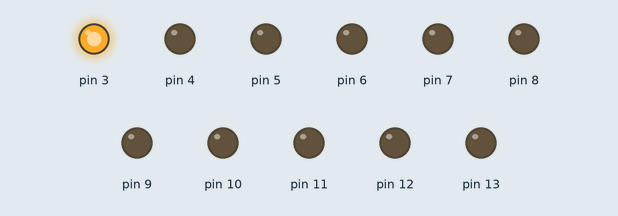
A sketch run on a simulated Arduino Uno, built with avr-gcc and run on an emulated ATmega328P. On the bench: output pins drawn as LEDs (lit = HIGH).

Above: at 0.2 s.
At 1.7 s:
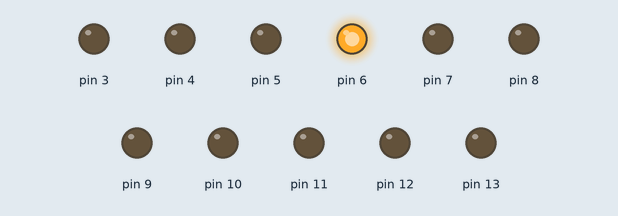
At 3.2 s:
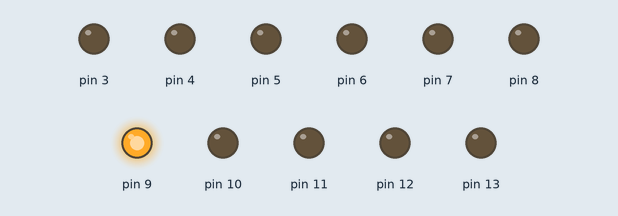
At 6.2 s:
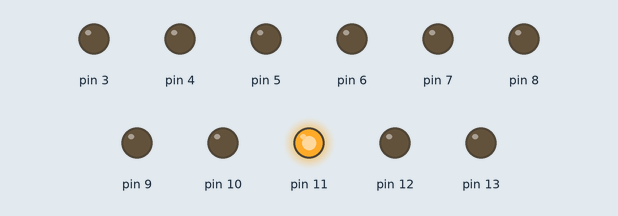
At 9.2 s:
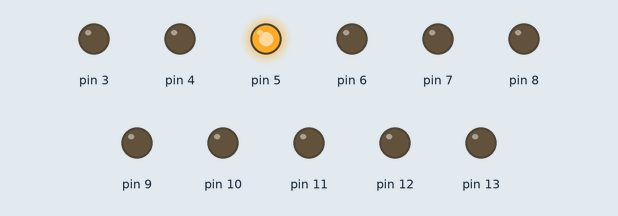
At 12.2 s:
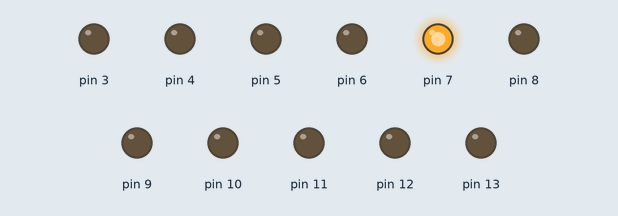
Timing chart, 0 to 13.0 s (numbered marks = the images above):
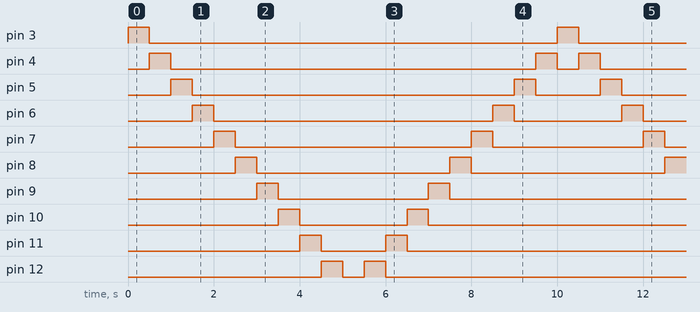

Measured:
- by itself, pin 3, pin 13: alternates HIGH for 0.50 s and LOW for 9.5 s
- by itself, pin 4: repeats every 10.0 s: LOW 8.5 s, HIGH 0.50 s, LOW 0.50 s, HIGH 0.50 s
- by itself, pin 5: repeats every 10.0 s: LOW 7.5 s, HIGH 0.50 s, LOW 1.5 s, HIGH 0.50 s
- by itself, pin 6: repeats every 10.0 s: LOW 6.5 s, HIGH 0.50 s, LOW 2.5 s, HIGH 0.50 s
- by itself, pin 7: repeats every 10.0 s: LOW 5.5 s, HIGH 0.50 s, LOW 3.5 s, HIGH 0.50 s
- by itself, pin 8: alternates HIGH for 0.50 s and LOW for 4.5 s
- by itself, pin 9: repeats every 10.0 s: LOW 3.5 s, HIGH 0.50 s, LOW 5.5 s, HIGH 0.50 s
- by itself, pin 10: repeats every 10.0 s: LOW 2.5 s, HIGH 0.50 s, LOW 6.5 s, HIGH 0.50 s

The sketch:

Codigo_Base.ino
```cpp
// Creado ChepeCarlos de ALSW
// Tutorial Completo en https://nocheprogramacion.com
// Canal Youtube https://youtube.com/alswnet?sub_confirmation=1

void setup() {
  pinMode(3, OUTPUT);
  pinMode(4, OUTPUT);
  pinMode(5, OUTPUT);
  pinMode(6, OUTPUT);
  pinMode(7, OUTPUT);
  pinMode(8, OUTPUT);
  pinMode(9, OUTPUT);
  pinMode(10, OUTPUT);
  pinMode(11, OUTPUT);
  pinMode(12, OUTPUT);
  pinMode(13, OUTPUT);
}

void loop() {
  digitalWrite(3, HIGH);
  digitalWrite(4, LOW);
  digitalWrite(5, LOW);
  digitalWrite(6, LOW);
  digitalWrite(7, LOW);
  digitalWrite(8, LOW);
  digitalWrite(9, LOW);
  digitalWrite(10, LOW);
  digitalWrite(11, LOW);
  digitalWrite(12, LOW);
  digitalWrite(13, LOW);
  delay(500);

  digitalWrite(3, LOW);
  digitalWrite(4, HIGH);
  digitalWrite(5, LOW);
  digitalWrite(6, LOW);
  digitalWrite(7, LOW);
  digitalWrite(8, LOW);
  digitalWrite(9, LOW);
  digitalWrite(10, LOW);
  digitalWrite(11, LOW);
  digitalWrite(12, LOW);
  digitalWrite(13, LOW);
  delay(500);

  digitalWrite(3, LOW);
  digitalWrite(4, LOW);
  digitalWrite(5, HIGH);
  digitalWrite(6, LOW);
  digitalWrite(7, LOW);
  digitalWrite(8, LOW);
  digitalWrite(9, LOW);
  digitalWrite(10, LOW);
  digitalWrite(11, LOW);
  digitalWrite(12, LOW);
  digitalWrite(13, LOW);
  delay(500);

  digitalWrite(3, LOW);
  digitalWrite(4, LOW);
  digitalWrite(5, LOW);
  digitalWrite(6, HIGH);
  digitalWrite(7, LOW);
  digitalWrite(8, LOW);
  digitalWrite(9, LOW);
  digitalWrite(10, LOW);
  digitalWrite(11, LOW);
  digitalWrite(12, LOW);
  digitalWrite(13, LOW);
  delay(500);

  digitalWrite(3, LOW);
  digitalWrite(4, LOW);
  digitalWrite(5, LOW);
  digitalWrite(6, LOW);
  digitalWrite(7, HIGH);
  digitalWrite(8, LOW);
  digitalWrite(9, LOW);
  digitalWrite(10, LOW);
  digitalWrite(11, LOW);
  digitalWrite(12, LOW);
  digitalWrite(13, LOW);
  delay(500);

  digitalWrite(3, LOW);
  digitalWrite(4, LOW);
  digitalWrite(5, LOW);
  digitalWrite(6, LOW);
  digitalWrite(7, LOW);
  digitalWrite(8, HIGH);
  digitalWrite(9, LOW);
  digitalWrite(10, LOW);
  digitalWrite(11, LOW);
  digitalWrite(12, LOW);
  digitalWrite(13, LOW);
  delay(500);

  digitalWrite(3, LOW);
  digitalWrite(4, LOW);
  digitalWrite(5, LOW);
  digitalWrite(6, LOW);
  digitalWrite(7, LOW);
  digitalWrite(8, LOW);
  digitalWrite(9, HIGH);
  digitalWrite(10, LOW);
  digitalWrite(11, LOW);
  digitalWrite(12, LOW);
  digitalWrite(13, LOW);
  delay(500);

  digitalWrite(3, LOW);
  digitalWrite(4, LOW);
  digitalWrite(5, LOW);
  digitalWrite(6, LOW);
  digitalWrite(7, LOW);
  digitalWrite(8, LOW);
  digitalWrite(9, LOW);
  digitalWrite(10, HIGH);
  digitalWrite(11, LOW);
  digitalWrite(12, LOW);
  digitalWrite(13, LOW);
  delay(500);

  digitalWrite(3, LOW);
  digitalWrite(4, LOW);
  digitalWrite(5, LOW);
  digitalWrite(6, LOW);
  digitalWrite(7, LOW);
  digitalWrite(8, LOW);
  digitalWrite(9, LOW);
  digitalWrite(10, LOW);
  digitalWrite(11, HIGH);
  digitalWrite(12, LOW);
  digitalWrite(13, LOW);
  delay(500);

  digitalWrite(3, LOW);
  digitalWrite(4, LOW);
  digitalWrite(5, LOW);
  digitalWrite(6, LOW);
  digitalWrite(7, LOW);
  digitalWrite(8, LOW);
  digitalWrite(9, LOW);
  digitalWrite(10, LOW);
  digitalWrite(11, LOW);
  digitalWrite(12, HIGH);
  digitalWrite(13, LOW);
  delay(500);

  digitalWrite(3, LOW);
  digitalWrite(4, LOW);
  digitalWrite(5, LOW);
  digitalWrite(6, LOW);
  digitalWrite(7, LOW);
  digitalWrite(8, LOW);
  digitalWrite(9, LOW);
  digitalWrite(10, LOW);
  digitalWrite(11, LOW);
  digitalWrite(12, LOW);
  digitalWrite(13, HIGH);
  delay(500);

  digitalWrite(3, LOW);
  digitalWrite(4, LOW);
  digitalWrite(5, LOW);
  digitalWrite(6, LOW);
  digitalWrite(7, LOW);
  digitalWrite(8, LOW);
  digitalWrite(9, LOW);
  digitalWrite(10, LOW);
  digitalWrite(11, LOW);
  digitalWrite(12, HIGH);
  digitalWrite(13, LOW);
  delay(500);

  digitalWrite(3, LOW);
  digitalWrite(4, LOW);
  digitalWrite(5, LOW);
  digitalWrite(6, LOW);
  digitalWrite(7, LOW);
  digitalWrite(8, LOW);
  digitalWrite(9, LOW);
  digitalWrite(10, LOW);
  digitalWrite(11, HIGH);
  digitalWrite(12, LOW);
  digitalWrite(13, LOW);
  delay(500);

  digitalWrite(3, LOW);
  digitalWrite(4, LOW);
  digitalWrite(5, LOW);
  digitalWrite(6, LOW);
  digitalWrite(7, LOW);
  digitalWrite(8, LOW);
  digitalWrite(9, LOW);
  digitalWrite(10, HIGH);
  digitalWrite(11, LOW);
  digitalWrite(12, LOW);
  digitalWrite(13, LOW);
  delay(500);

  digitalWrite(3, LOW);
  digitalWrite(4, LOW);
  digitalWrite(5, LOW);
  digitalWrite(6, LOW);
  digitalWrite(7, LOW);
  digitalWrite(8, LOW);
  digitalWrite(9, HIGH);
  digitalWrite(10, LOW);
  digitalWrite(11, LOW);
  digitalWrite(12, LOW);
  digitalWrite(13, LOW);
  delay(500);

  digitalWrite(3, LOW);
  digitalWrite(4, LOW);
  digitalWrite(5, LOW);
  digitalWrite(6, LOW);
  digitalWrite(7, LOW);
  digitalWrite(8, HIGH);
  digitalWrite(9, LOW);
  digitalWrite(10, LOW);
  digitalWrite(11, LOW);
  digitalWrite(12, LOW);
  digitalWrite(13, LOW);
  delay(500);

  digitalWrite(3, LOW);
  digitalWrite(4, LOW);
  digitalWrite(5, LOW);
  digitalWrite(6, LOW);
  digitalWrite(7, HIGH);
  digitalWrite(8, LOW);
  digitalWrite(9, LOW);
  digitalWrite(10, LOW);
  digitalWrite(11, LOW);
  digitalWrite(12, LOW);
  digitalWrite(13, LOW);
  delay(500);

  digitalWrite(3, LOW);
  digitalWrite(4, LOW);
  digitalWrite(5, LOW);
  digitalWrite(6, HIGH);
  digitalWrite(7, LOW);
  digitalWrite(8, LOW);
  digitalWrite(9, LOW);
  digitalWrite(10, LOW);
  digitalWrite(11, LOW);
  digitalWrite(12, LOW);
  digitalWrite(13, LOW);
  delay(500);

  digitalWrite(3, LOW);
  digitalWrite(4, LOW);
  digitalWrite(5, HIGH);
  digitalWrite(6, LOW);
  digitalWrite(7, LOW);
  digitalWrite(8, LOW);
  digitalWrite(9, LOW);
  digitalWrite(10, LOW);
  digitalWrite(11, LOW);
  digitalWrite(12, LOW);
  digitalWrite(13, LOW);
  delay(500);

  digitalWrite(3, LOW);
  digitalWrite(4, HIGH);
  digitalWrite(5, LOW);
  digitalWrite(6, LOW);
  digitalWrite(7, LOW);
  digitalWrite(8, LOW);
  digitalWrite(9, LOW);
  digitalWrite(10, LOW);
  digitalWrite(11, LOW);
  digitalWrite(12, LOW);
  digitalWrite(13, LOW);
  delay(500);
}
```
